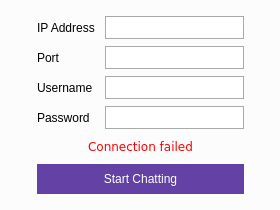
<?xml version="1.0" encoding="UTF-8"?>
<ui version="4.0">
 <class>SignIn</class>
 <widget class="QWidget" name="SignIn">
  <property name="windowModality">
   <enum>Qt::NonModal</enum>
  </property>
  <property name="geometry">
   <rect>
    <x>0</x>
    <y>0</y>
    <width>280</width>
    <height>210</height>
   </rect>
  </property>
  <property name="minimumSize">
   <size>
    <width>280</width>
    <height>210</height>
   </size>
  </property>
  <property name="maximumSize">
   <size>
    <width>280</width>
    <height>220</height>
   </size>
  </property>
  <property name="windowTitle">
   <string>Form</string>
  </property>
  <property name="styleSheet">
   <string notr="true">background-color: rgb(252, 252, 252);</string>
  </property>
  <layout class="QHBoxLayout" name="horizontalLayout">
   <item>
    <spacer name="horizontalSpacer">
     <property name="orientation">
      <enum>Qt::Horizontal</enum>
     </property>
     <property name="sizeHint" stdset="0">
      <size>
       <width>0</width>
       <height>20</height>
      </size>
     </property>
    </spacer>
   </item>
   <item>
    <layout class="QVBoxLayout" name="verticalLayout">
     <property name="spacing">
      <number>3</number>
     </property>
     <property name="topMargin">
      <number>5</number>
     </property>
     <property name="bottomMargin">
      <number>5</number>
     </property>
     <item>
      <layout class="QFormLayout" name="formLayout_2">
       <property name="horizontalSpacing">
        <number>10</number>
       </property>
       <property name="verticalSpacing">
        <number>7</number>
       </property>
       <item row="2" column="0">
        <widget class="QLabel" name="label">
         <property name="text">
          <string>IP Address</string>
         </property>
        </widget>
       </item>
       <item row="2" column="1">
        <widget class="QLineEdit" name="ipAddressEdit">
         <property name="minimumSize">
          <size>
           <width>0</width>
           <height>23</height>
          </size>
         </property>
         <property name="styleSheet">
          <string notr="true">background-color: rgb(255, 255, 255);
border: 1px solid #AAAAAA</string>
         </property>
        </widget>
       </item>
       <item row="3" column="0">
        <widget class="QLabel" name="label_2">
         <property name="text">
          <string>Port</string>
         </property>
        </widget>
       </item>
       <item row="3" column="1">
        <widget class="QLineEdit" name="portEdit">
         <property name="minimumSize">
          <size>
           <width>0</width>
           <height>23</height>
          </size>
         </property>
         <property name="styleSheet">
          <string notr="true">background-color: rgb(255, 255, 255);
border: 1px solid #AAAAAA</string>
         </property>
        </widget>
       </item>
       <item row="4" column="0">
        <widget class="QLabel" name="label_3">
         <property name="text">
          <string>Username</string>
         </property>
        </widget>
       </item>
       <item row="4" column="1">
        <widget class="QLineEdit" name="usernameEdit">
         <property name="minimumSize">
          <size>
           <width>0</width>
           <height>23</height>
          </size>
         </property>
         <property name="styleSheet">
          <string notr="true">background-color: rgb(255, 255, 255);
border: 1px solid #AAAAAA</string>
         </property>
        </widget>
       </item>
       <item row="5" column="1">
        <widget class="QLineEdit" name="passwordEdit">
         <property name="minimumSize">
          <size>
           <width>0</width>
           <height>23</height>
          </size>
         </property>
         <property name="styleSheet">
          <string notr="true">background-color: rgb(255, 255, 255);
border: 1px solid #AAAAAA</string>
         </property>
        </widget>
       </item>
       <item row="5" column="0">
        <widget class="QLabel" name="label_4">
         <property name="text">
          <string>Password</string>
         </property>
        </widget>
       </item>
      </layout>
     </item>
     <item>
      <widget class="QLabel" name="connectionLabel">
       <property name="enabled">
        <bool>true</bool>
       </property>
       <property name="font">
        <font>
         <family>DejaVu Sans</family>
         <pointsize>9</pointsize>
        </font>
       </property>
       <property name="styleSheet">
        <string notr="true">color: rgb(255, 0, 4);</string>
       </property>
       <property name="text">
        <string>Connection failed</string>
       </property>
       <property name="alignment">
        <set>Qt::AlignCenter</set>
       </property>
      </widget>
     </item>
     <item>
      <widget class="QPushButton" name="startChatButton">
       <property name="minimumSize">
        <size>
         <width>207</width>
         <height>30</height>
        </size>
       </property>
       <property name="maximumSize">
        <size>
         <width>230</width>
         <height>30</height>
        </size>
       </property>
       <property name="cursor">
        <cursorShape>PointingHandCursor</cursorShape>
       </property>
       <property name="styleSheet">
        <string notr="true">background-color: rgb(100, 65, 165);
color: rgb(255, 255, 255);
selection-background-color: rgb(100, 65, 165);
border: none;</string>
       </property>
       <property name="text">
        <string>Start Chatting</string>
       </property>
      </widget>
     </item>
    </layout>
   </item>
   <item>
    <spacer name="horizontalSpacer_2">
     <property name="orientation">
      <enum>Qt::Horizontal</enum>
     </property>
     <property name="sizeHint" stdset="0">
      <size>
       <width>0</width>
       <height>20</height>
      </size>
     </property>
    </spacer>
   </item>
  </layout>
 </widget>
 <resources/>
 <connections/>
</ui>
